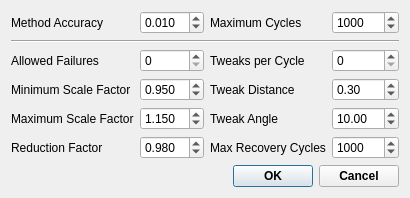
<ui version="4.0">
 <class>DisorderOptions</class>
 <widget class="QDialog" name="DisorderOptions">
  <property name="windowModality">
   <enum>Qt::ApplicationModal</enum>
  </property>
  <property name="geometry">
   <rect>
    <x>0</x>
    <y>0</y>
    <width>365</width>
    <height>171</height>
   </rect>
  </property>
  <property name="sizePolicy">
   <sizepolicy hsizetype="Minimum" vsizetype="Minimum">
    <horstretch>0</horstretch>
    <verstretch>0</verstretch>
   </sizepolicy>
  </property>
  <property name="windowTitle">
   <string>Method Options</string>
  </property>
  <layout class="QVBoxLayout" name="verticalLayout">
   <item>
    <layout class="QGridLayout" name="gridLayout">
     <item row="0" column="0">
      <widget class="QLabel" name="MethodAccuracyLabel">
       <property name="sizePolicy">
        <sizepolicy hsizetype="Minimum" vsizetype="Preferred">
         <horstretch>0</horstretch>
         <verstretch>0</verstretch>
        </sizepolicy>
       </property>
       <property name="text">
        <string>Method Accuracy</string>
       </property>
      </widget>
     </item>
     <item row="0" column="1">
      <widget class="QDoubleSpinBox" name="AccuracySpin">
       <property name="sizePolicy">
        <sizepolicy hsizetype="Expanding" vsizetype="Fixed">
         <horstretch>0</horstretch>
         <verstretch>0</verstretch>
        </sizepolicy>
       </property>
       <property name="decimals">
        <number>3</number>
       </property>
       <property name="maximum">
        <double>0.100000000000000</double>
       </property>
       <property name="singleStep">
        <double>0.010000000000000</double>
       </property>
       <property name="value">
        <double>0.010000000000000</double>
       </property>
      </widget>
     </item>
     <item row="2" column="1">
      <widget class="QSpinBox" name="NFailuresSpin">
       <property name="sizePolicy">
        <sizepolicy hsizetype="Expanding" vsizetype="Fixed">
         <horstretch>0</horstretch>
         <verstretch>0</verstretch>
        </sizepolicy>
       </property>
       <property name="toolTip">
        <string>Number of successive failed insertions to allow before reducing scale factor</string>
       </property>
      </widget>
     </item>
     <item row="2" column="0">
      <widget class="QLabel" name="label_3">
       <property name="sizePolicy">
        <sizepolicy hsizetype="Minimum" vsizetype="Preferred">
         <horstretch>0</horstretch>
         <verstretch>0</verstretch>
        </sizepolicy>
       </property>
       <property name="text">
        <string>Allowed Failures</string>
       </property>
      </widget>
     </item>
     <item row="3" column="1">
      <widget class="QDoubleSpinBox" name="MinimumScaleFactorSpin">
       <property name="sizePolicy">
        <sizepolicy hsizetype="Expanding" vsizetype="Fixed">
         <horstretch>0</horstretch>
         <verstretch>0</verstretch>
        </sizepolicy>
       </property>
       <property name="toolTip">
        <string>Minimum scale factor to allow for an individual component</string>
       </property>
       <property name="decimals">
        <number>3</number>
       </property>
       <property name="minimum">
        <double>0.100000000000000</double>
       </property>
       <property name="maximum">
        <double>2.000000000000000</double>
       </property>
       <property name="singleStep">
        <double>0.010000000000000</double>
       </property>
       <property name="value">
        <double>0.950000000000000</double>
       </property>
      </widget>
     </item>
     <item row="4" column="1">
      <widget class="QDoubleSpinBox" name="MaximumScaleFactorSpin">
       <property name="sizePolicy">
        <sizepolicy hsizetype="Expanding" vsizetype="Fixed">
         <horstretch>0</horstretch>
         <verstretch>0</verstretch>
        </sizepolicy>
       </property>
       <property name="toolTip">
        <string>Starting / maximum scale factor to allow for an individual component</string>
       </property>
       <property name="decimals">
        <number>3</number>
       </property>
       <property name="minimum">
        <double>0.100000000000000</double>
       </property>
       <property name="maximum">
        <double>10.000000000000000</double>
       </property>
       <property name="singleStep">
        <double>0.010000000000000</double>
       </property>
       <property name="value">
        <double>1.150000000000000</double>
       </property>
      </widget>
     </item>
     <item row="3" column="0">
      <widget class="QLabel" name="label">
       <property name="sizePolicy">
        <sizepolicy hsizetype="Minimum" vsizetype="Preferred">
         <horstretch>0</horstretch>
         <verstretch>0</verstretch>
        </sizepolicy>
       </property>
       <property name="text">
        <string>Minimum Scale Factor</string>
       </property>
      </widget>
     </item>
     <item row="4" column="0">
      <widget class="QLabel" name="label_2">
       <property name="sizePolicy">
        <sizepolicy hsizetype="Minimum" vsizetype="Preferred">
         <horstretch>0</horstretch>
         <verstretch>0</verstretch>
        </sizepolicy>
       </property>
       <property name="text">
        <string>Maximum Scale Factor</string>
       </property>
      </widget>
     </item>
     <item row="5" column="1">
      <widget class="QDoubleSpinBox" name="ReductionFactorSpin">
       <property name="sizePolicy">
        <sizepolicy hsizetype="Expanding" vsizetype="Fixed">
         <horstretch>0</horstretch>
         <verstretch>0</verstretch>
        </sizepolicy>
       </property>
       <property name="toolTip">
        <string>Multiplier used to reduce scale factor after maximum number of allowed fails has been reached</string>
       </property>
       <property name="decimals">
        <number>3</number>
       </property>
       <property name="minimum">
        <double>0.900000000000000</double>
       </property>
       <property name="maximum">
        <double>0.999000000000000</double>
       </property>
       <property name="singleStep">
        <double>0.010000000000000</double>
       </property>
       <property name="value">
        <double>0.980000000000000</double>
       </property>
      </widget>
     </item>
     <item row="5" column="0">
      <widget class="QLabel" name="label_4">
       <property name="sizePolicy">
        <sizepolicy hsizetype="Minimum" vsizetype="Preferred">
         <horstretch>0</horstretch>
         <verstretch>0</verstretch>
        </sizepolicy>
       </property>
       <property name="text">
        <string>Reduction Factor</string>
       </property>
      </widget>
     </item>
     <item row="1" column="0" colspan="4">
      <widget class="Line" name="line">
       <property name="orientation">
        <enum>Qt::Horizontal</enum>
       </property>
      </widget>
     </item>
     <item row="0" column="2">
      <widget class="QLabel" name="label_6">
       <property name="text">
        <string>Maximum Cycles</string>
       </property>
      </widget>
     </item>
     <item row="0" column="3">
      <widget class="QSpinBox" name="MaxCyclesSpin">
       <property name="sizePolicy">
        <sizepolicy hsizetype="Expanding" vsizetype="Fixed">
         <horstretch>0</horstretch>
         <verstretch>0</verstretch>
        </sizepolicy>
       </property>
       <property name="toolTip">
        <string>Maximum number of cycles to perform</string>
       </property>
       <property name="minimum">
        <number>1</number>
       </property>
       <property name="maximum">
        <number>1000000</number>
       </property>
       <property name="singleStep">
        <number>100</number>
       </property>
       <property name="value">
        <number>1000</number>
       </property>
      </widget>
     </item>
     <item row="2" column="2">
      <widget class="QLabel" name="label_5">
       <property name="text">
        <string>Tweaks per Cycle</string>
       </property>
      </widget>
     </item>
     <item row="2" column="3">
      <widget class="QSpinBox" name="NTweaksSpin">
       <property name="sizePolicy">
        <sizepolicy hsizetype="Expanding" vsizetype="Fixed">
         <horstretch>0</horstretch>
         <verstretch>0</verstretch>
        </sizepolicy>
       </property>
       <property name="toolTip">
        <string>Number of position / rotation tweaks to perform per component per cycle</string>
       </property>
       <property name="maximum">
        <number>100</number>
       </property>
       <property name="singleStep">
        <number>5</number>
       </property>
      </widget>
     </item>
     <item row="3" column="3">
      <widget class="QDoubleSpinBox" name="DistanceTweakSpin">
       <property name="sizePolicy">
        <sizepolicy hsizetype="Expanding" vsizetype="Fixed">
         <horstretch>0</horstretch>
         <verstretch>0</verstretch>
        </sizepolicy>
       </property>
       <property name="toolTip">
        <string>Maximum distance to move a molecule in a single tweak</string>
       </property>
       <property name="minimum">
        <double>0.000000000000000</double>
       </property>
       <property name="maximum">
        <double>2.000000000000000</double>
       </property>
       <property name="singleStep">
        <double>0.050000000000000</double>
       </property>
       <property name="value">
        <double>0.300000000000000</double>
       </property>
      </widget>
     </item>
     <item row="4" column="3">
      <widget class="QDoubleSpinBox" name="AngleTweakSpin">
       <property name="sizePolicy">
        <sizepolicy hsizetype="Expanding" vsizetype="Fixed">
         <horstretch>0</horstretch>
         <verstretch>0</verstretch>
        </sizepolicy>
       </property>
       <property name="toolTip">
        <string>Maximum angle (in each of X and Y rotations) to perform in a single tweak</string>
       </property>
       <property name="maximum">
        <double>180.000000000000000</double>
       </property>
       <property name="value">
        <double>10.000000000000000</double>
       </property>
      </widget>
     </item>
     <item row="3" column="2">
      <widget class="QLabel" name="label_7">
       <property name="text">
        <string>Tweak Distance</string>
       </property>
      </widget>
     </item>
     <item row="4" column="2">
      <widget class="QLabel" name="label_8">
       <property name="text">
        <string>Tweak Angle</string>
       </property>
      </widget>
     </item>
     <item row="5" column="3">
      <widget class="QSpinBox" name="MaxRecoveryCyclesSpin">
       <property name="sizePolicy">
        <sizepolicy hsizetype="Expanding" vsizetype="Fixed">
         <horstretch>0</horstretch>
         <verstretch>0</verstretch>
        </sizepolicy>
       </property>
       <property name="toolTip">
        <string>Maximum number of recovery cycles (100 tweaks per component) to perform at end of build</string>
       </property>
       <property name="minimum">
        <number>1</number>
       </property>
       <property name="maximum">
        <number>1000000</number>
       </property>
       <property name="singleStep">
        <number>100</number>
       </property>
       <property name="value">
        <number>1000</number>
       </property>
      </widget>
     </item>
     <item row="5" column="2">
      <widget class="QLabel" name="label_9">
       <property name="text">
        <string>Max Recovery Cycles</string>
       </property>
      </widget>
     </item>
    </layout>
   </item>
   <item>
    <layout class="QHBoxLayout" name="horizontalLayout">
     <item>
      <spacer name="horizontalSpacer">
       <property name="orientation">
        <enum>Qt::Horizontal</enum>
       </property>
       <property name="sizeHint" stdset="0">
        <size>
         <width>40</width>
         <height>20</height>
        </size>
       </property>
      </spacer>
     </item>
     <item>
      <widget class="QPushButton" name="OkButton">
       <property name="font">
        <font>
         <weight>75</weight>
         <bold>true</bold>
        </font>
       </property>
       <property name="text">
        <string>OK</string>
       </property>
      </widget>
     </item>
     <item>
      <widget class="QPushButton" name="CancelButton">
       <property name="font">
        <font>
         <weight>75</weight>
         <bold>true</bold>
        </font>
       </property>
       <property name="text">
        <string>Cancel</string>
       </property>
      </widget>
     </item>
    </layout>
   </item>
  </layout>
 </widget>
 <resources/>
 <connections/>
</ui>
